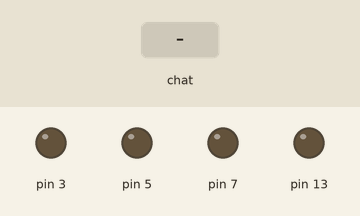
Simulated run of this program. Board: Raspberry Pi (header pin numbers). On the bench: output pins drawn as LEDs (lit = HIGH). The inputs (shaded band) are chosen by the test bench. The clock reads 2024-03-15 10:24:30 at power-on unless the program sets it; values from a settings file that is not in the repository are placeholders; what the program prints to the terminal is not drawn.

Above: at 1.5 s.
1.6 s: chat message "/yellow" arrives
At 2.1 s:
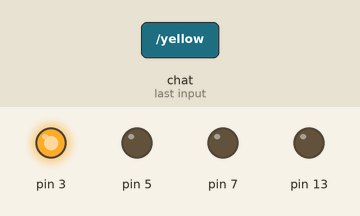
3.1 s: chat message "/green" arrives
At 4.3 s:
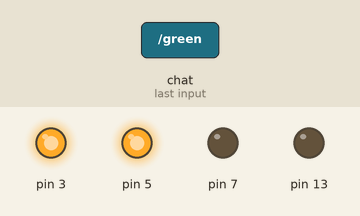
4.6 s: chat message "/red" arrives
At 5.5 s:
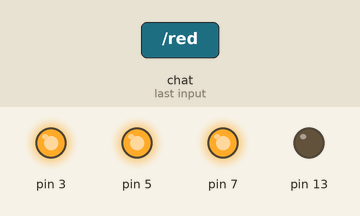
6.1 s: chat message "/disco" arrives
At 6.7 s:
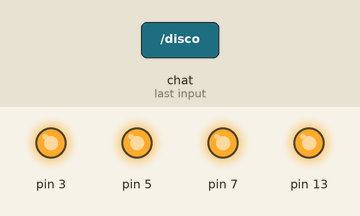
7.6 s: chat message "/all off" arrives
At 8.8 s:
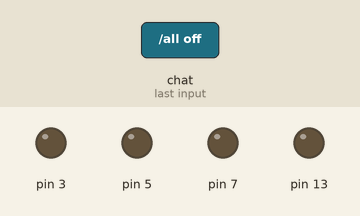
9.1 s: chat message "/green" arrives
At 10.2 s:
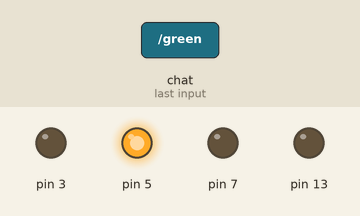
Timing chart, 0 to 11.6 s (numbered marks = the images above; inputs shaded):
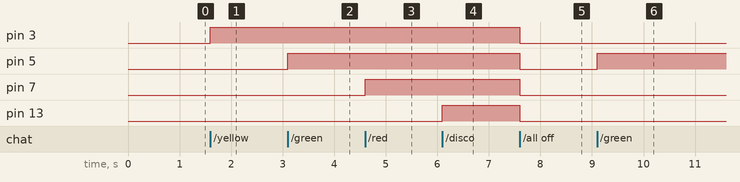

The program:

tele.py
```python
from keys import telebotkey
print(telebotkey)
import time, datetime
import telepot
from telepot.loop import MessageLoop
import RPi.GPIO as GPIO


GPIO.setmode(GPIO.BOARD)
GPIO.setup(3,GPIO.OUT)
GPIO.setup(5,GPIO.OUT)
GPIO.setup(7,GPIO.OUT)
GPIO.setup(13,GPIO.OUT)

now = datetime.datetime.now()
def action(msg):
    chat_id = msg['chat']['id']
    command = msg['text']

    if command == '/hi':
        telegram_bot.sendMessage (chat_id, str("Hi! Aryan"))
    elif command == '/time':
        telegram_bot.sendMessage(chat_id, str(now.hour)+str(":")+str(now.minute))
    elif command == '/logo':
        telegram_bot.sendPhoto (chat_id, photo = "https://i.pinimg.com/avatars/circuitdigest_1464122100_280.jpg")
    elif command == '/yellow':
        GPIO.output(3,1)
    elif command == '/green':
        GPIO.output(5,1)
    elif command == '/red':
        GPIO.output(7,1)
    elif command == '/disco':
        GPIO.output(13,1)
    elif command == '/all off':
        GPIO.output(3,0)
        GPIO.output(5,0)
        GPIO.output(7,0)
        GPIO.output(13,0)

telegram_bot = telepot.Bot(telebotkey)
print (telegram_bot.getMe())
MessageLoop(telegram_bot, action).run_as_thread()
print ('Up and Running....')
while 1:
    time.sleep(10)
```

Measured:
- after the input at 1.6 s, pin 3: LOW → HIGH at once
- after the input at 3.1 s, pin 5: LOW → HIGH at once
- after the input at 4.6 s, pin 7: LOW → HIGH at once
- after the input at 6.1 s, pin 13: LOW → HIGH at once
- after the input at 7.6 s, pin 3, pin 5, pin 7, pin 13: HIGH → LOW at once
- after the input at 9.1 s, pin 5: LOW → HIGH at once
